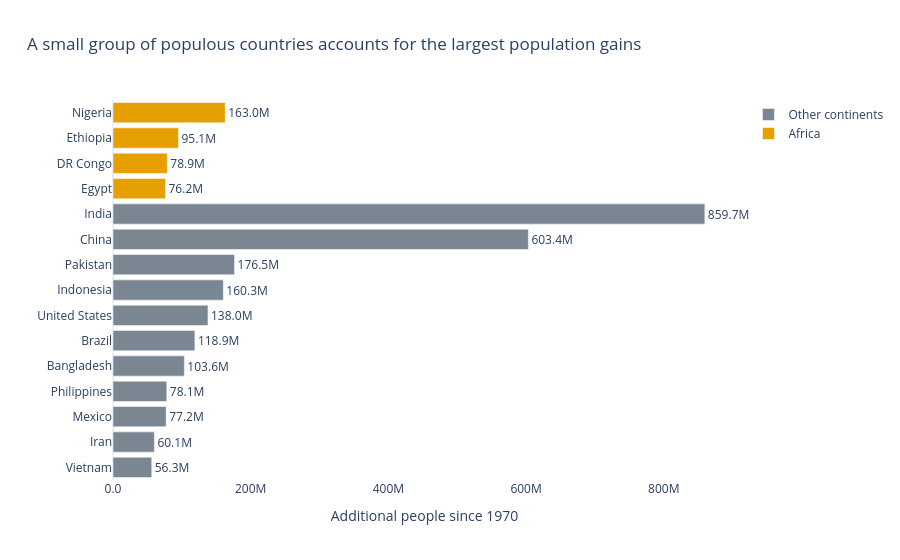

Notebook source saved alongside this figure:
### Markdown cell above
**Chart choice & justification:** *Which chart did you choose, and why? Justify design choices.

*YOUR ANSWER HERE*

A sorted horizontal bar chart is ideal to rank the 15 countries with the largest absolute population growth. Horizontal bars allow easy identification of country names, while color differentiates African from non-African countries.

### Code cell
# Q2 — Population increase between 1970 and 2022

df['Population Increase'] = (
    df['2022 Population'] - df['1970 Population']
)

# Select top 15 countries
top15 = (
    df.nlargest(15, 'Population Increase')
    .sort_values('Population Increase', ascending=True)
    .copy()
)

# Count African countries
africa_count = (top15['Continent'] == 'Africa').sum()

print("Number of African countries in the top 15:", africa_count)

# Colour African countries differently
top15['Region'] = np.where(
    top15['Continent'] == 'Africa',
    'Africa',
    'Other continents'
)

fig = px.bar(
    top15,
    x='Population Increase',
    y='Country',
    orientation='h',
    color='Region',
    text=top15['Population Increase'].apply(
        lambda x: f'{x / 1e6:.1f}M'
    ),
    title='A small group of populous countries accounts for the largest population gains',
    labels={
        'Population Increase': 'Additional people since 1970',
        'Country': '',
        'Region': ''
    },
    color_discrete_map={
        'Africa': '#E69F00',
        'Other continents': '#7A8793'
    },
    template='plotly_white'
)

fig.update_traces(
    textposition='outside',
    cliponaxis=False
)

fig.update_layout(
    title_x=0.03,
    showlegend=True,
    legend_title_text='',
    xaxis_showgrid=False,
    yaxis_showgrid=False
)

fig.update_xaxes(tickformat='.2s')
fig.show()

### Figure 1 — Plotly figure (JSON) as saved in the notebook; plotly's stock layout.template omitted (floating-point values rounded to 4 significant figures)
{"data": [{"cliponaxis": false, "hovertemplate": "=%{y}<br>Additional people since 1970=%{x}<br>text=%{text}<extra></extra>", "legendgroup": "Other continents", "marker": {"color": "#7A8793", "pattern": {"shape": ""}}, "name": "Other continents", "orientation": "h", "showlegend": true, "text": ["56.3M", "60.1M", "77.2M", "78.1M", "103.6M", "118.9M", "138.0M", "160.3M", "176.5M", "603.4M", "859.7M"], "textposition": "outside", "type": "bar", "x": [56258007, 60100865, 77214819, 78123423, 103644512, 118943623, 137961517, 160272945, 176533990, 603352887, 859671872], "xaxis": "x", "y": ["Vietnam", "Iran", "Mexico", "Philippines", "Bangladesh", "Brazil", "United States", "Indonesia", "Pakistan", "China", "India"], "yaxis": "y"}, {"cliponaxis": false, "hovertemplate": "=%{y}<br>Additional people since 1970=%{x}<br>text=%{text}<extra></extra>", "legendgroup": "Africa", "marker": {"color": "#E69F00", "pattern": {"shape": ""}}, "name": "Africa", "orientation": "h", "showlegend": true, "text": ["76.2M", "78.9M", "95.1M", "163.0M"], "textposition": "outside", "type": "bar", "x": [76208117, 78858479, 95071678, 162971948], "xaxis": "x", "y": ["Egypt", "DR Congo", "Ethiopia", "Nigeria"], "yaxis": "y"}], "layout": {"barmode": "relative", "legend": {"title": {"text": ""}, "tracegroupgap": 0}, "showlegend": true, "title": {"text": "A small group of populous countries accounts for the largest population gains", "x": 0.03}, "xaxis": {"anchor": "y", "domain": [0, 1], "showgrid": false, "tickformat": ".2s", "title": {"text": "Additional people since 1970"}}, "yaxis": {"anchor": "x", "domain": [0, 1], "showgrid": false, "title": {"text": ""}}}}
